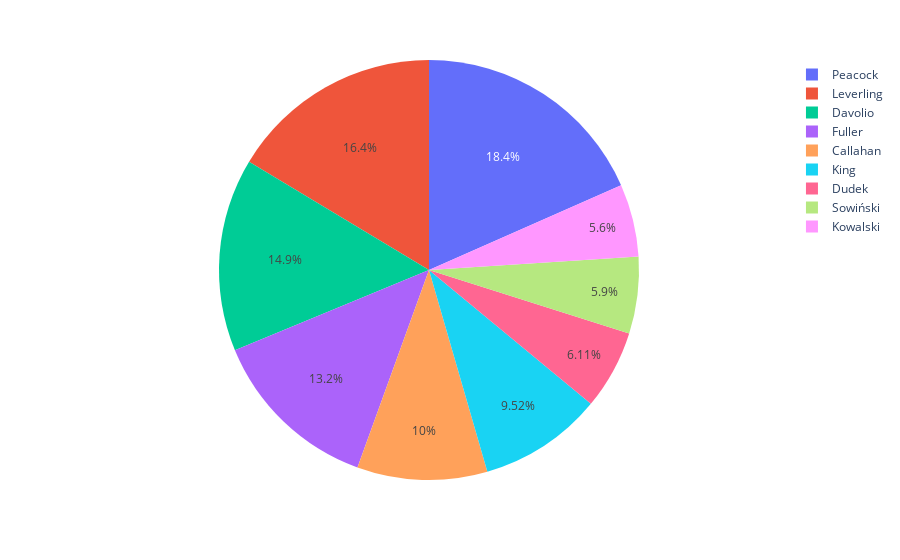

Notebook cell for this chart:
### Markdown cell above
Wykres, który uzyskaliśmy powyżej, jest wykresem interaktywnym, gdzie, w tym przypadku, możemy włączać lub wyłączać poszczególne serie danych poprzez klikanie w ich nazwy w legendzie.

### Code cell
# kolejny przykład z użyciem znanego nam już zbioru danych
df = pd.read_csv('./data/zamowienia.csv', sep=';')
# konwersja kolumny z datą
df['Data zamowienia'] = pd.to_datetime(df['Data zamowienia'])
fig = px.pie(df, values='Utarg', names='Sprzedawca')
fig.show()

### Figure 1 — Plotly figure (JSON) as saved in the notebook; plotly's stock layout.template omitted (floating-point values rounded to 4 significant figures; data arrays with more than 128 entries replaced by an {"elided": "..."} marker saying what was removed)
{"data": [{"domain": {"x": [0, 1], "y": [0, 1]}, "hovertemplate": "Sprzedawca=%{label}<br>Utarg=%{value}<extra></extra>", "labels": {"elided": "799 str values"}, "legendgroup": "", "name": "", "showlegend": true, "type": "pie", "values": {"elided": "799 float values"}}], "layout": {"legend": {"tracegroupgap": 0}, "margin": {"t": 60}}}
